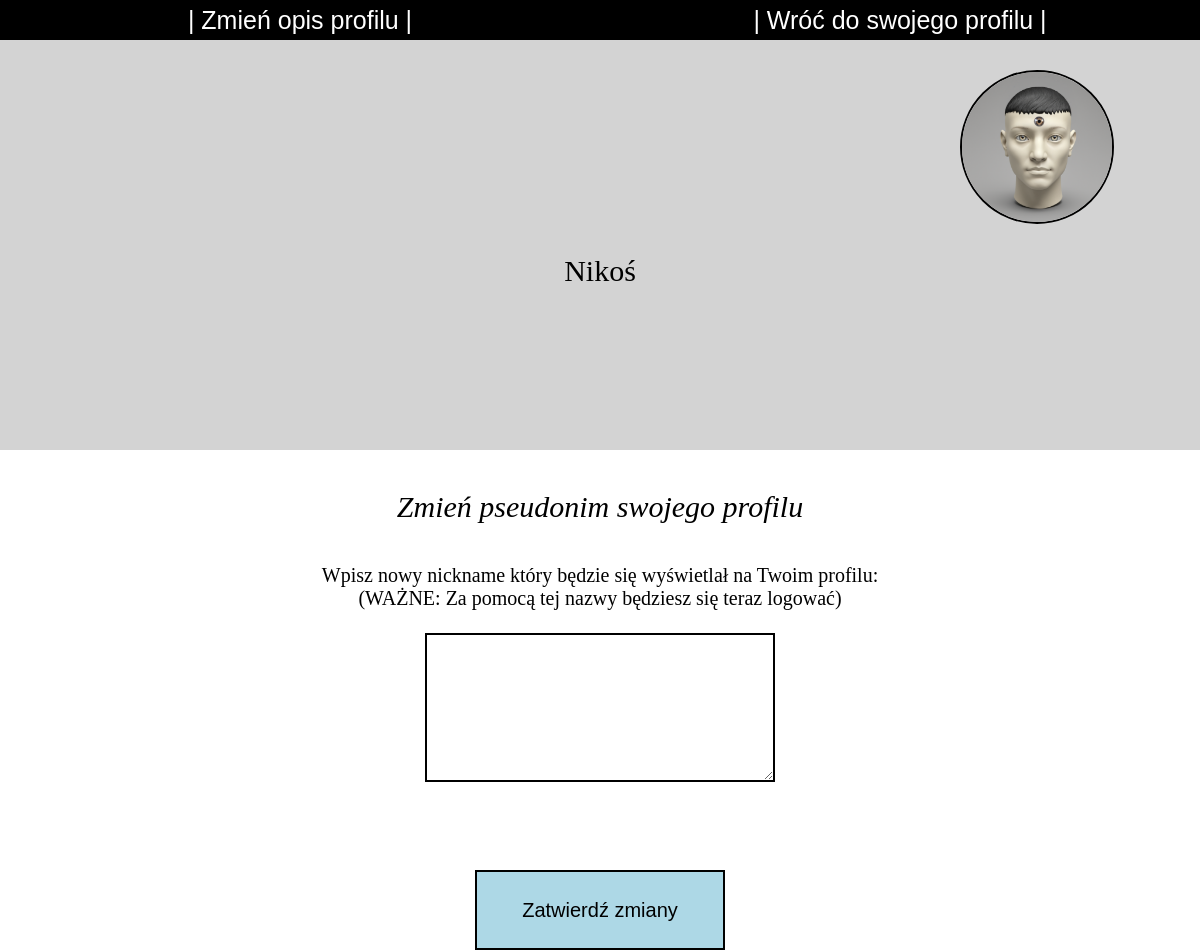
Before: /user_profile/editnick.php with the older database file.
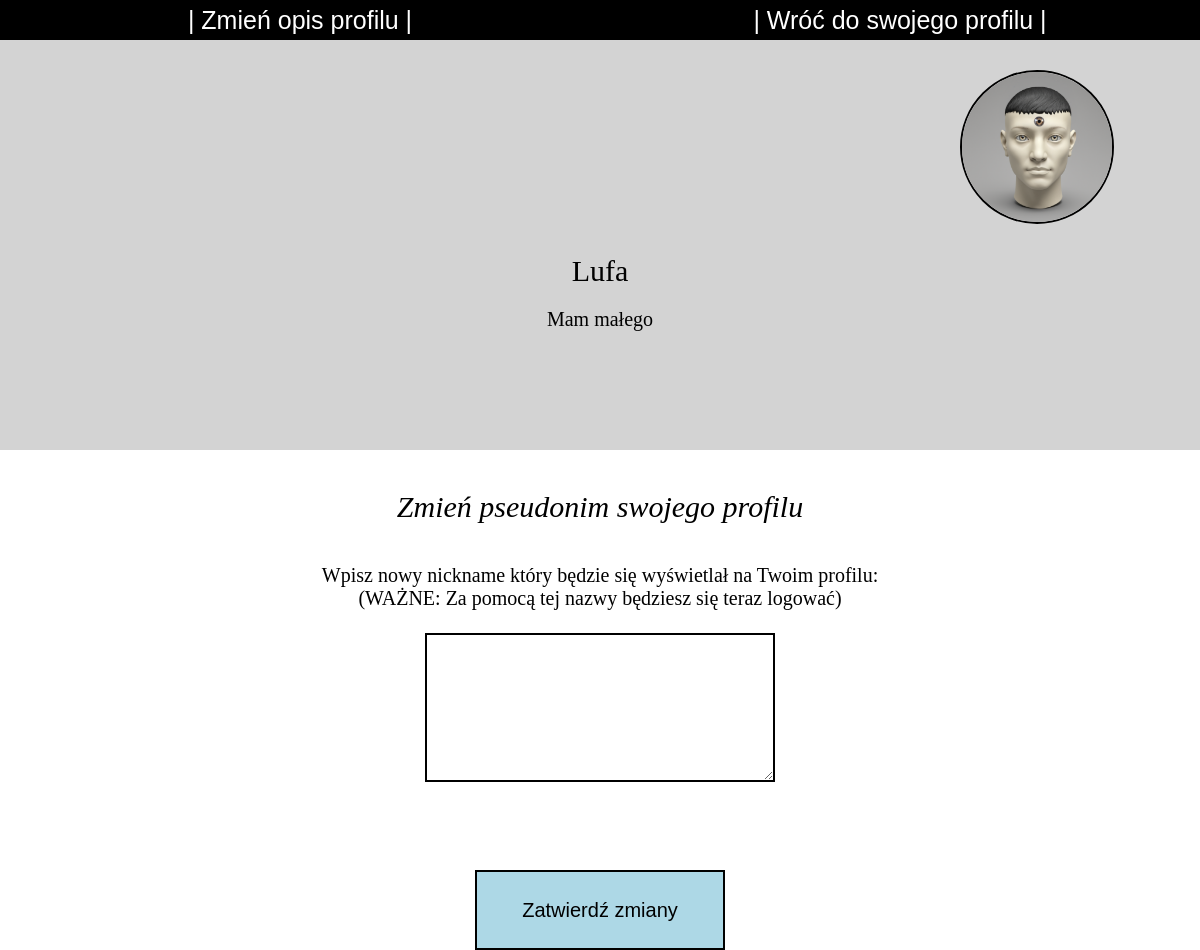
After: the same page with the newer database file.
### tables this page shows
CREATE TABLE `video` (
  `id` int(11) NOT NULL,
  `user_id` int(11) NOT NULL,
  `title` varchar(255) NOT NULL,
  `description` varchar(255) NOT NULL,
  `url` varchar(255) NOT NULL
);

CREATE TABLE `user` (
  `id` int(11) NOT NULL,
  `login` varchar(255) NOT NULL,
  `email` varchar(255) NOT NULL,
  `password` varchar(255) NOT NULL,
  `pastome` varchar(255) NOT NULL,
  `isadmin` tinyint(1) NOT NULL DEFAULT 0,
  `user_url` varchar(255) NOT NULL,
  `description` varchar(255) NOT NULL
);

### user_profile/editnick.php (the view, shortened to what this page needs)
<DOCTYPE html!>
<html>
<head>
</head>
<body>
<?php
    $conn = mysqli_connect('localhost','root','','cingciong');
    $zapytanie1  = "SELECT user.login, user.description, video.url FROM user INNER JOIN video ON user.id = video.id WHERE user.id = 1 AND video.id = 1;";
    $query1 = mysqli_query($conn, $zapytanie1);
    while($i = mysqli_fetch_row($query1)) {
        echo ("
            </div class='menu'>
                <div class='zmianapseudonimu'>
                    <a href='editdescription.php'><input type='button' value='| Zmień opis profilu |'></a>
                </div>
                <div class='zmianaopisu'>
                    <a href='user_if_logged.php'><input type='button' value='| Wróć do swojego profilu |'></a>
                </div>
            </div>
            <div class='profil'>
                <div class='imguser'>
                    <img src='avatar-def.png'>
                </div>
                <div class='nickname'>
                    ".$i[0]."
                </div>
                <div class='opis'>
                    ".$i[1]."
                </div>
            </div>
            <div class='formularz'>
                <form action='editnicknamescript.php' method='post'>
                    <p><i>Zmień pseudonim swojego profilu</i></p>
                        <div class='wpiszopis'>
                            Wpisz nowy nickname który będzie się wyświetlał na Twoim profilu:<br>
                            (WAŻNE: Za pomocą tej nazwy będziesz się teraz logować)<br><br>
                            <textarea name='newnickname' rows='5' cols='30'></textarea><br>
                        </div>
            <br>
                <div class='przycisk'>
                    <input type='submit' value='Zatwierdź zmiany' name='wyslij'><br>
                </div>
            </form>
            </div>
        ");
    }
?>
</body>
</html>

Changed rows visible on the page:
changed video: user.login "Nikoś" → "Lufa"; user.description (not shown) → "Mam małego"
